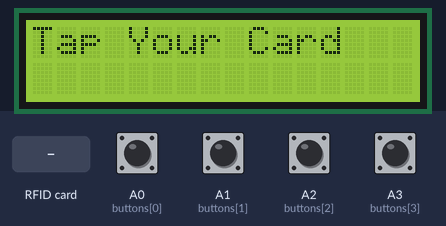
Bench run of a sketch on a simulated Arduino Uno, built with avr-gcc and run on an emulated ATmega328P. On the bench: 16×2 character LCD. The test bench sets the inputs (shaded band); at power-on: A0 (buttons[0]), A1 (buttons[1]), A2 (buttons[2]), A3 (buttons[3]) HIGH. What the sketch prints to the serial monitor is not drawn.

Above: at 3.3 s.
3.4 s: RFID card 5E 7A 19 C4 held to the reader
At 4.8 s:
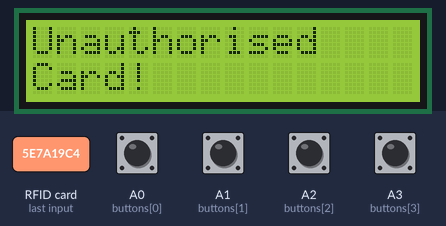
6.4 s: RFID card A1 B2 C3 D4 held to the reader
At 7.3 s:
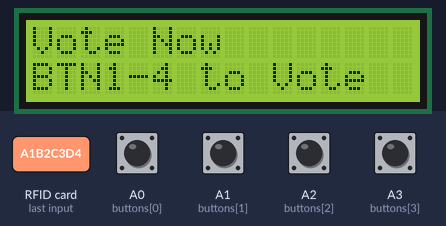
Timing chart, 0 to 9.4 s (numbered marks = the images above; inputs shaded):
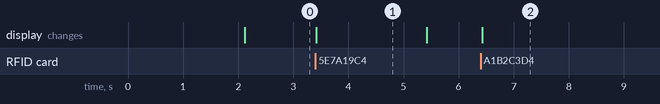

Measured:
- after the input at 3.4 s, the display: changes at once (image 1)
- after the input at 6.4 s, the display: changes at once (image 2)
- what the display in image 1 shows lasts 2.0 s, from 3.4 s to 5.4 s

The sketch:

RFID.ino.ino
```cpp
#include <SPI.h>
#include <MFRC522.h>
#include <LiquidCrystal.h>

#define SS_PIN 10
#define RST_PIN 9
MFRC522 rfid(SS_PIN, RST_PIN);

// LCD pins: RS, EN, D4, D5, D6, D7
LiquidCrystal lcd(7, 6, 5, 4, 3, 2);

// Push button pins
int buttons[4] = {A0, A1, A2, A3};

// Authorised card UIDs (2 voters only) - replace with actual UIDs
String authorisedCards[2] = {
  "A1B2C3D4",  // Voter 1 UID
  "11223344"   // Voter 2 UID
};

// Vote counter
int votes[4] = {0, 0, 0, 0};

// Track which authorised voters have voted
bool hasVotedStatus[2] = {false, false};

void setup() {
  Serial.begin(9600);
  SPI.begin();
  rfid.PCD_Init();

  lcd.begin(16, 2);
  lcd.print("RFID Voting");

  for (int i = 0; i < 4; i++) {
    pinMode(buttons[i], INPUT_PULLUP);
  }

  delay(2000);
  lcd.clear();
}

void loop() {
  // Check if voting is complete
  if (hasVotedStatus[0] && hasVotedStatus[1]) {
    showWinner();
    while (true); // Stop program
  }

  lcd.setCursor(0, 0);
  lcd.print("Tap Your Card");

  // Wait for card
  if (!rfid.PICC_IsNewCardPresent() || !rfid.PICC_ReadCardSerial())
    return;

  String uid = getUID();
  Serial.print("Card UID: ");
  Serial.println(uid);

  // Check if authorised
  int voterIndex = getVoterIndex(uid);
  if (voterIndex == -1) {
    lcd.clear();
    lcd.print("Unauthorised");
    lcd.setCursor(0, 1);
    lcd.print("Card!");
    delay(2000);
    lcd.clear();
    rfid.PICC_HaltA();
    return;
  }

  // Check if already voted
  if (hasVotedStatus[voterIndex]) {
    lcd.clear();
    lcd.print("Vote Already");
    lcd.setCursor(0, 1);
    lcd.print("Casted!");
    delay(2000);
    lcd.clear();
    rfid.PICC_HaltA();
    return;
  }

  // Allow voting
  lcd.clear();
  lcd.print("Vote Now");
  lcd.setCursor(0, 1);
  lcd.print("BTN1-4 to Vote");
  delay(1500);

  int choice = waitForVote();
  if (choice != -1) {
    votes[choice]++;
    hasVotedStatus[voterIndex] = true;

    lcd.clear();
    lcd.print("Voted for");
    lcd.setCursor(0, 1);
    lcd.print("Party ");
    lcd.print(choice + 1);
    delay(2000);
  }

  lcd.clear();
  rfid.PICC_HaltA();
}

String getUID() {
  String uid = "";
  for (byte i = 0; i < rfid.uid.size; i++) {
    if (rfid.uid.uidByte[i] < 0x10) uid += "0";
    uid += String(rfid.uid.uidByte[i], HEX);
  }
  uid.toUpperCase();
  return uid;
}

int getVoterIndex(String uid) {
  for (int i = 0; i < 2; i++) {
    if (authorisedCards[i] == uid) return i;
  }
  return -1;
}

int waitForVote() {
  while (true) {
    for (int i = 0; i < 4; i++) {
      if (digitalRead(buttons[i]) == LOW) {
        return i; // Candidate 1-4
      }
    }
  }
}

void showWinner() {
  lcd.clear();
  lcd.print("Voting Over");
  delay(2000);

  // Find winner
  int maxVotes = 0;
  int winner = -1;
  bool tie = false;

  for (int i = 0; i < 4; i++) {
    if (votes[i] > maxVotes) {
      maxVotes = votes[i];
      winner = i;
      tie = false;
    } else if (votes[i] == maxVotes && votes[i] != 0) {
      tie = true;
    }
  }

  lcd.clear();
  if (tie) {
    lcd.print("It's a Tie!");
  } else {
    lcd.print("Winner: Party");
    lcd.setCursor(0, 1);
    lcd.print(winner + 1);
  }
delay(5000);
}
```
